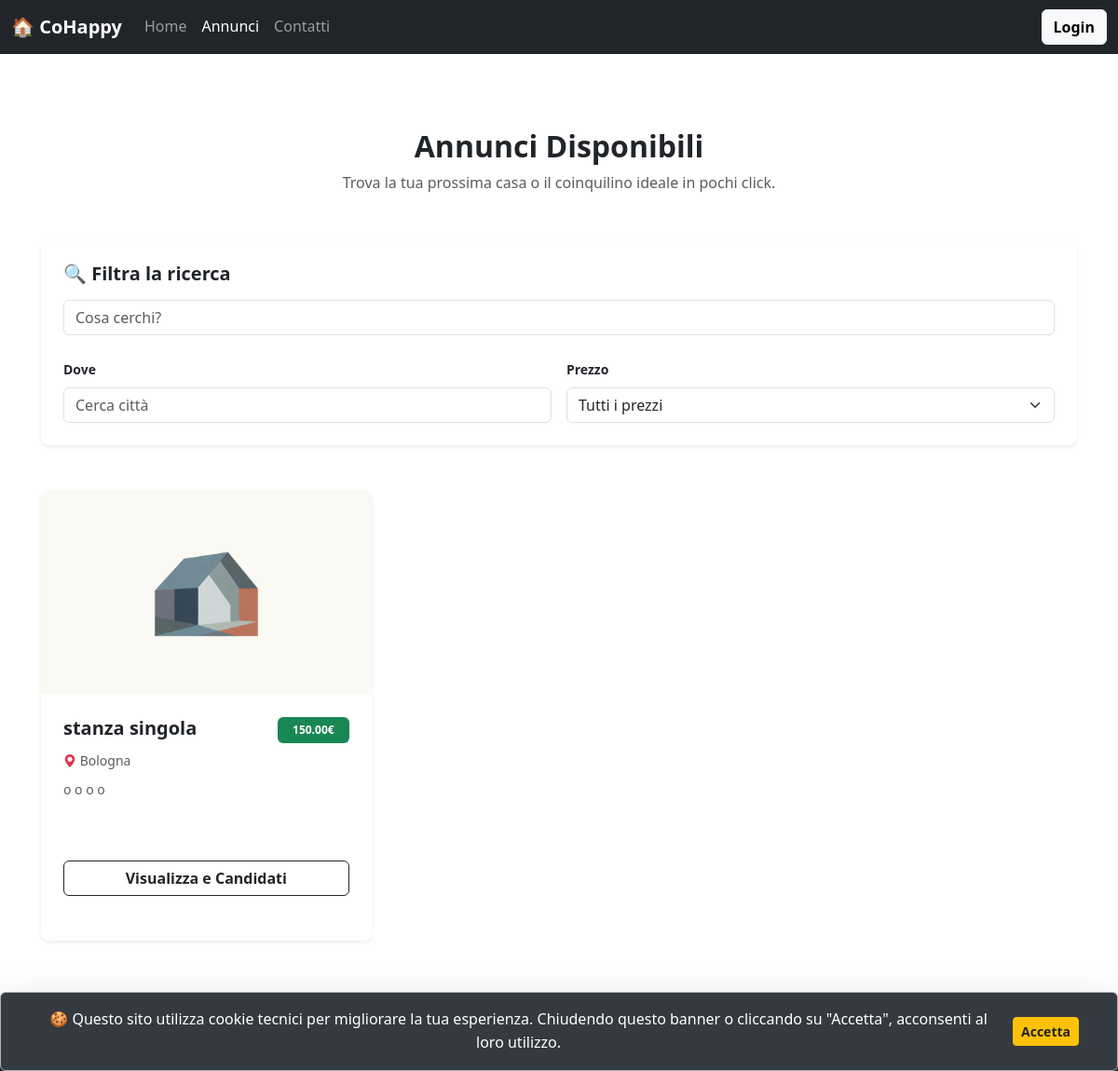
Page /annunci.php on the earlier database version.
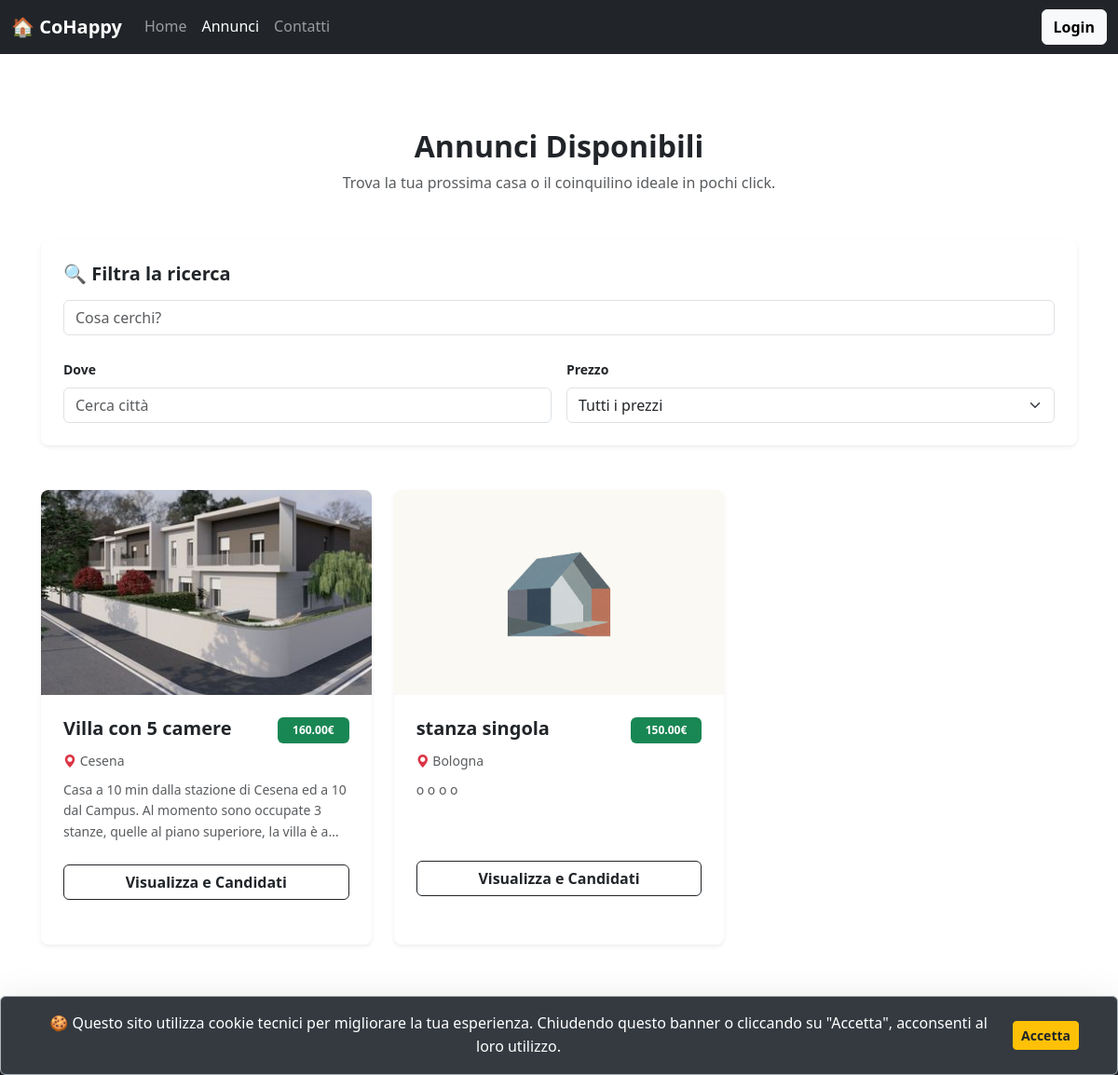
Same page on the later database version.
### tables this page shows
CREATE TABLE `annunci` (
  `id_annuncio` int(11) NOT NULL,
  `titolo` varchar(255) NOT NULL,
  `descrizione` text DEFAULT NULL,
  `prezzo` decimal(10,2) DEFAULT NULL,
  `luogo` varchar(255) DEFAULT NULL,
  `id_utente` int(11) DEFAULT NULL,
  `immagine` varchar(255) DEFAULT 'img/nophoto.png',
  `data_pubblicazione` timestamp NOT NULL DEFAULT current_timestamp(),
  `isActive` tinyint(1) NOT NULL DEFAULT 1
);

### annunci.php (called while the page is built)
<?php
require_once 'bootstrap.php';
$templateParams["titolo"] = "CoHappy - Annunci";
$templateParams["nome"] = "annunci_template.php";
$templateParams["annunci"] = $dbh->getAnnunci();
require 'template/base.php';
?>

### db/database.php (called while the page is built, shortened)
<?php
class DatabaseHelper {
    private $db;
    public function __construct($servername, $username, $password, $dbname, $port) {
        $this->db = new mysqli($servername, $username, $password, $dbname, $port);
        $this->db->set_charset("utf8mb4");
    }
    public function getAnnunci() {
        $stmt = $this->db->prepare("SELECT * FROM annunci WHERE isActive = 1 ORDER BY data_pubblicazione DESC");
        $stmt->execute();
        return $stmt->get_result()->fetch_all(MYSQLI_ASSOC);
    }
}
?>

### bootstrap.php (called while the page is built, shortened)
<?php
require_once("db/database.php");
require_once("utils/functions.php");
$dbh = new DatabaseHelper("localhost", "root", "", "cohappy_db", 3306);
?>

### template/annunci_template.php (the view, shortened to what this page needs)
<div class="container my-5">
    <div class="text-center mb-5">
        <h2 class="fw-bold">Annunci Disponibili</h2>
        <p class="text-muted">Trova la tua prossima casa o il coinquilino ideale in pochi click.</p>
    </div>
    <section class="filters mb-5">
        <div class="card shadow-sm border-0">
            <div class="card-body p-4">
                <h5 class="fw-bold mb-3">🔍 Filtra la ricerca</h5>
                <form id="form-filtri" class="row g-3" onsubmit="return false;">
                    <div class="col-12 mb-2">
                        <input type="text" id="filtro-testo" class="form-control" placeholder="Cosa cerchi?" ...>
                    </div>
                    <div class="col-md-6">
                        <label for="filtro-dove" class="form-label small fw-bold">Dove</label>
                        <input type="text" id="filtro-dove" class="form-control" placeholder="Cerca città">
                    </div>
                    <div class="col-md-6">
                        <label for="filtro-prezzo" class="form-label small fw-bold">Prezzo</label>
                        <select id="filtro-prezzo" class="form-select">
                            <option value="all" selected>Tutti i prezzi</option>
                        </select>
                    </div>
                </form>
            </div>
        </div>
    </section>
    <section class="row g-4" id="container-annunci">
        <?php foreach($templateParams["annunci"] as $annuncio):
            $percorsoImmagine = !empty($annuncio['immagine']) ? htmlspecialchars($annuncio['immagine']) : 'img/nophoto.png';
        ?>
            <div class="col-12 col-md-6 col-lg-4 annuncio-item"
                 data-titolo="<?php echo strtolower(htmlspecialchars($annuncio['titolo'] . ' ' . $annuncio['descrizione'])); ?>"
                 data-prezzo="<?php echo $annuncio['prezzo']; ?>"
                 data-luogo="<?php echo strtolower(htmlspecialchars($annuncio['luogo'])); ?>">
                <div class="card h-100 shadow-sm border-0 overflow-hidden d-flex flex-column">
                    <img src="<?php echo $percorsoImmagine; ?>" class="card-img-top" alt="Foto alloggio" style="height: 220px; object-fit: cover;">
                    <div class="card-body p-4 d-flex flex-column">
                        <div class="d-flex justify-content-between align-items-start mb-2">
                            <h5 class="fw-bold mb-0 text-truncate" style="max-width: 70%;"><?php echo htmlspecialchars($annuncio['titolo']); ?></h5>
                            <span class="badge bg-success px-3 py-2"><?php echo number_format($annuncio['prezzo'], 2); ?>€</span>
                        </div>
                        <div class="text-muted small mb-2">
                            <i class="bi bi-geo-alt-fill text-danger"></i> <?php echo htmlspecialchars($annuncio['luogo']); ?>
                        </div>
                        <p class="card-text text-muted small mb-4" style="display: -webkit-box; -webkit-line-clamp: 3; -webkit-box-orient: vertical; overflow: hidden; min-height: 4.5em;">
                            <?php echo htmlspecialchars($annuncio['descrizione']); ?>
                        </p>
                        <button class="btn btn-outline-dark w-100 fw-bold" data-bs-toggle="modal" data-bs-target="#modal-<?php echo $annuncio['id_annuncio']; ?>">
                            Visualizza e Candidati
                        </button>
                    </div>
                </div>
            </div>
        <?php endforeach; ?>
    </section>
</div>

### template/base.php (shortened to what this page needs)
<!DOCTYPE html>
<html lang="it">
    <head>
        <link href="https://cdn.jsdelivr.net/npm/bootstrap@5.3.3/dist/css/bootstrap.min.css" rel="stylesheet"
>
        <link rel="stylesheet" href="https://cdn.jsdelivr.net/npm/bootstrap-icons@1.11.3/font/bootstrap-icons.min.css">
        <link rel="stylesheet" href="css/style.css">
    </head>
<body class="bg-white d-flex flex-column min-vh-100">
    <header>
        <nav class="navbar navbar-expand-lg bg-dark sticky-top navbar-dark" aria-label="Navigazione principale">
            <div class="container-fluid">
                <a class="navbar-brand fw-bold" href="index.php"><span aria-hidden="true">🏠</span> CoHappy</a>
                <div class="collapse navbar-collapse" id="navbarNav">
                    <ul class="navbar-nav me-auto">
                        <li class="nav-item">
                            <a class="nav-link <?php isActive("index.php") ?>"
                               <?php echo (basename($_SERVER['PHP_SELF']) == 'index.php') ? 'aria-current="page"' : ''; ?>
                               href="index.php">Home</a>
                        </li>
                        <li class="nav-item">
                            <a class="nav-link <?php isActive("annunci.php") ?>"
                               <?php echo (basename($_SERVER['PHP_SELF']) == 'annunci.php') ? 'aria-current="page"' : ''; ?>
                               href="annunci.php">Annunci</a>
                        </li>
                        <li class="nav-item">
                            <a class="nav-link <?php isActive("contatti.php") ?>"
                               <?php echo (basename($_SERVER['PHP_SELF']) == 'contatti.php') ? 'aria-current="page"' : ''; ?>
                               href="contatti.php">Contatti</a>
                        </li>
                    </ul>
                    <div class="d-flex align-items-center">
                        <?php if(isset($_SESSION["id_utente"])): ?>
                            <a href="dashboard.php" class="text-white me-3 small text-decoration-none px-2 py-1 rounded" aria-label="Vai alla tua dashboard personale">Ciao, <strong><?php echo htmlspecialchars($_SESSION["nome"]); ?></strong></a>
                            <a href="logout.php" class="btn btn-outline-light btn-sm fw-bold">Logout</a>
                        <?php else: ?>
                            <a href="login.php" class="btn btn-light text-primary fw-bold text-black">Login</a>
                        <?php endif; ?>
                    </div>
                </div>
            </div>
        </nav>
    </header>
    <main class="flex-grow-1">
    <?php
        if(isset($templateParams["nome"])){
            require($templateParams["nome"]);
        }
    ?>
    </main>
    <footer class="bg-dark text-white text-center py-3 fixed-bottom">
        <div class="container">
            <p class="mb-0">&copy; 2026 CoHappy - Progetto Tecnologie Web</p>
        </div>
    </footer>
    <?php if(!isCookieAccepted()): ?>
    <div id="cookie-banner" class="alert alert-dark text-center mb-0 shadow-lg" role="alert">
        <div class="container d-flex flex-column flex-md-row justify-content-between align-items-center gap-3">
            <span>
                🍪 Questo sito utilizza cookie tecnici per migliorare la tua esperienza.
                Chiudendo questo banner o cliccando su "Accetta", acconsenti al loro utilizzo.
            </span>
            <div class="d-flex gap-2">
                <button type="button" id="accept-cookies" class="btn btn-sm btn-warning fw-bold text-dark">Accetta</button>            </div>
        </div>
    </div>
    <?php endif; ?>
</body>
</html>

### utils/functions.php (shortened to what this page needs)
<?php
function isCookieAccepted() {
    return isset($_COOKIE['cohappy_cookie_consent']);
}
function isActive($pagename) {
    if (basename($_SERVER['PHP_SELF']) == $pagename) {
        echo "active";
    }
}
?>

### css/style.css (style rules this page uses)
:root { --primary-color: #0d6efd; --secondary-color: #6c757d; --accent-color: #ffc107; --text-color: #212529; --bg-light: #f8f9fa; --border-radius: 0.5rem; }
body { font-family: 'Noto Sans', sans-serif; line-height: 1.6; color: var(--text-color); background-color: var(--bg-light); margin: 0; padding-bottom: 60px; }
main { padding: 1rem; width: 100%; max-width: 100%; }
.card { border: none; border-radius: var(--border-radius); box-shadow: 0 4px 6px rgba(0,0,0,0.1); margin-bottom: 1.5rem; transition: transform 0.2s; }
img { max-width: 100%; height: auto; }
body { overflow-x: hidden; scroll-behavior: smooth; }
@media (min-width: 768px) { main { padding: 2rem; } }
#cookie-banner { position: fixed; bottom: 0; left: 0; right: 0; background-color: #343a40; color: white; padding: 1rem; z-index: 2000; box-shadow: 0 -2px 10px rgba(0,0,0,0.2); }

Differences in the rows shown:
added annunci: immagine (picture), titolo "Villa con 5 camere", prezzo "160.00", luogo "Cesena", descrizione "Casa a 10 min dalla stazione di Cesena ed a 10 dal Campus. Al momento sono occupate 3 stanze, quelle al piano superiore, la villa è…"
